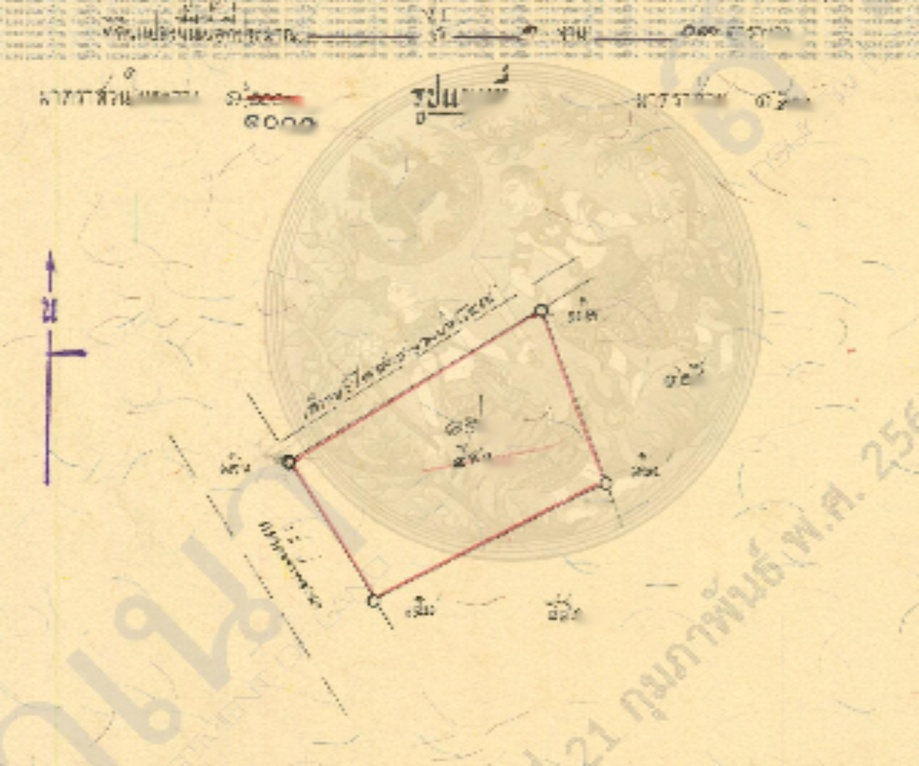
#> input picture research_results/text_removal/east_results/02-19.jpg, 919 x 766 px, shrunk from 3000 x 2502 before the run; its folder holds 4 pictures in this run
$ python cv_after_od.py
#> lines starting #> are read from the running program, lines starting #| are printed output that depends on the picture
import os
import cv2
import pytesseract
from pytesseract import Output
import numpy as np

input_folder = os.path.join(os.path.dirname(os.path.abspath(
    __file__)), '..', 'research_results', 'text_removal', 'east_results')

output_folder = os.path.join(os.path.dirname(os.path.abspath(
    __file__)), '..', 'research_results', 'cv_od', 'test1')

# Ensure the output folder exists
if not os.path.exists(output_folder):
    os.makedirs(output_folder)

# Function to process each image


def process_image(image_path, output_folder):
#> called with output_folder = 'cv/../research_results/cv_od/test1'
    try:
        # Load image
        image_name = os.path.basename(image_path).split('.')[0]
        image = cv2.imread(image_path)
#> image is the input picture: shape (766, 919, 3); mean B, G, R 176, 220.3, 240.6

        # Convert to grayscale
        gray = cv2.cvtColor(image, cv2.COLOR_BGR2GRAY)
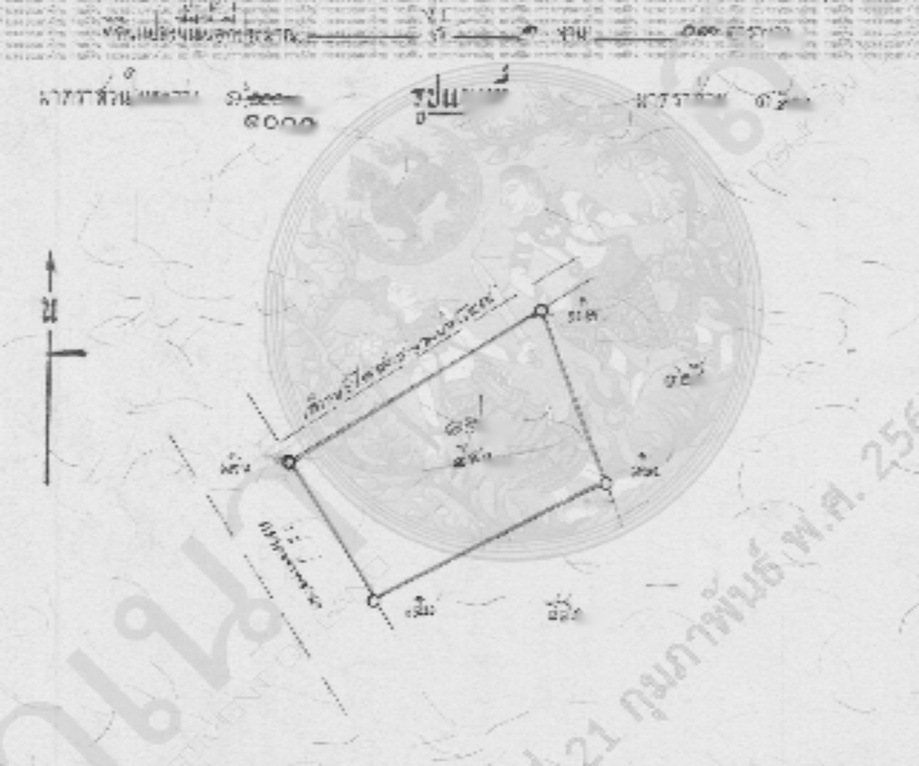
#> gray: shape (766, 919); min 45, max 239, mean 221.3

        # Step 1: Increase brightness to fade text
        bright = cv2.add(gray, 150)  # Increase brightness
        blurred = cv2.GaussianBlur(bright, (5, 5), 0)

        # Step 2: OCR Text Detection
        d = pytesseract.image_to_data(blurred, output_type=Output.DICT)

        # Step 3: Mask text regions with stronger intensity
        mask = np.ones_like(gray) * 255  # Start with white canvas

        for i in range(len(d['text'])):
            if int(d['conf'][i]) > 30 and len(d['text'][i].strip()) > 1:
                x, y, w, h = d['left'][i], d['top'][i], d['width'][i], d['height'][i]

                # Increase the area of masking for stronger effect
                cv2.rectangle(blurred, (x - 5, y - 5),
                              (x + w + 5, y + h + 5), 255, -1)  # Enlarged mask

        # Optional: further blur small text artifacts
        cleaned = cv2.medianBlur(blurred, 5)

        # Step 4: Edge detection
        edges = cv2.Canny(cleaned, 30, 100)

        # Step 5: Contour detection
        contours, _ = cv2.findContours(
            edges, cv2.RETR_EXTERNAL, cv2.CHAIN_APPROX_SIMPLE)

        # Draw only large contours (filter out small text noise)
        output = image.copy()
        for cnt in contours:
            area = cv2.contourArea(cnt)
            if area > 100:  # Adjust this threshold as needed
                cv2.drawContours(output, [cnt], -1, (0, 255, 0), 2)

        # Save the output image with contours
        output_name = os.path.join(output_folder, f"polygon_{image_name}.jpg")
        cv2.imwrite(output_name, output)

        print(f"Processed and saved result for: {image_path}")

    except Exception as e:
        print(f"Error processing {image_path}: {e}")


# Loop through all files in the input folder and process the images
for filename in os.listdir(input_folder):
    if filename.endswith(('.png', '.jpg', '.jpeg')):  # Process image files only
        image_path = os.path.join(input_folder, filename)
        process_image(image_path, output_folder)
#> pass 2 of the loop `for filename in os.listdir(input_folder):`:
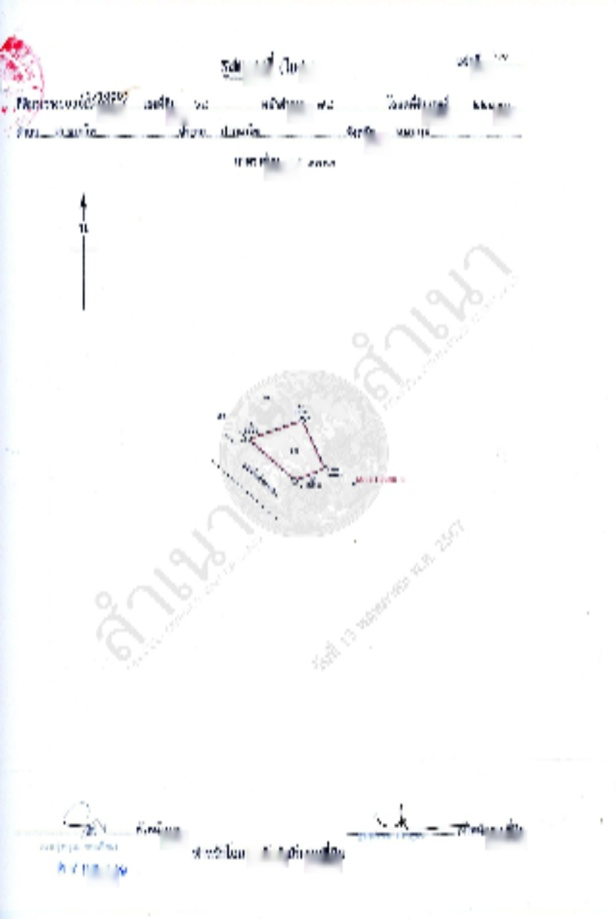
#> input picture research_results/text_removal/east_results/02-68.jpg, 616 x 919 px, shrunk from 2011 x 3000 before the run
#> in process_image, image is the input picture: shape (919, 616, 3); mean B, G, R 251.2, 250.8, 250.7
#> gray: shape (919, 616)
#> in process_image (call 2), `bright = cv2.add(gray, 150)`:
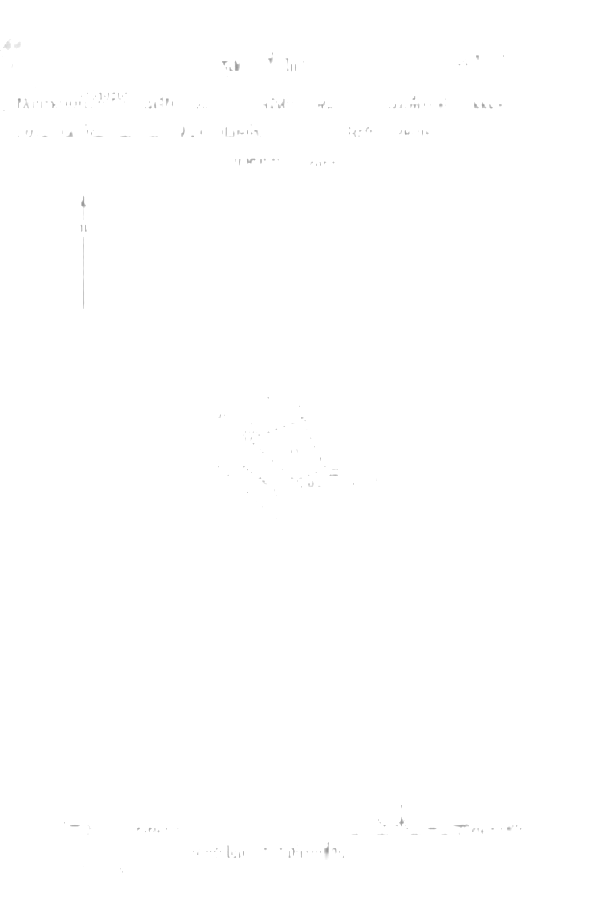
#> bright: shape (919, 616); min 151, max 255, mean 254.9
#> blurred: shape (919, 616)
#> pass 3 of the loop `for filename in os.listdir(input_folder):`:
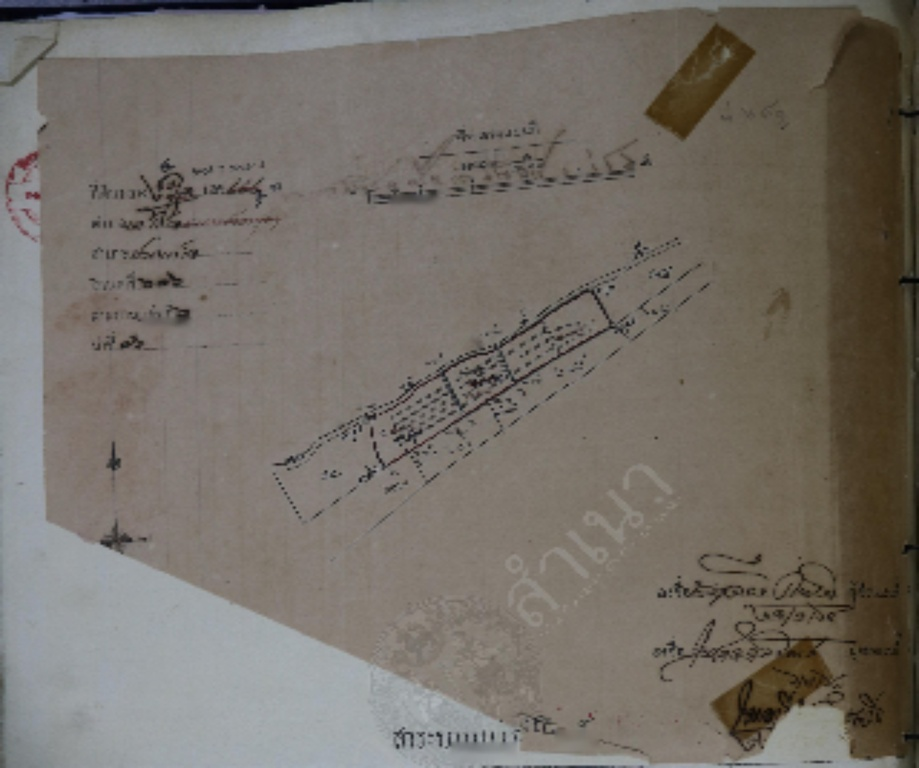
#> input picture research_results/text_removal/east_results/03-11.jpg, 919 x 768 px, shrunk from 3000 x 2507 before the run
#> in process_image, image is the input picture: shape (768, 919, 3); mean B, G, R 104.3, 111.7, 117.7
#> in process_image (call 3), `gray = cv2.cvtColor(image, cv2.COLOR_BGR2GRAY)`:
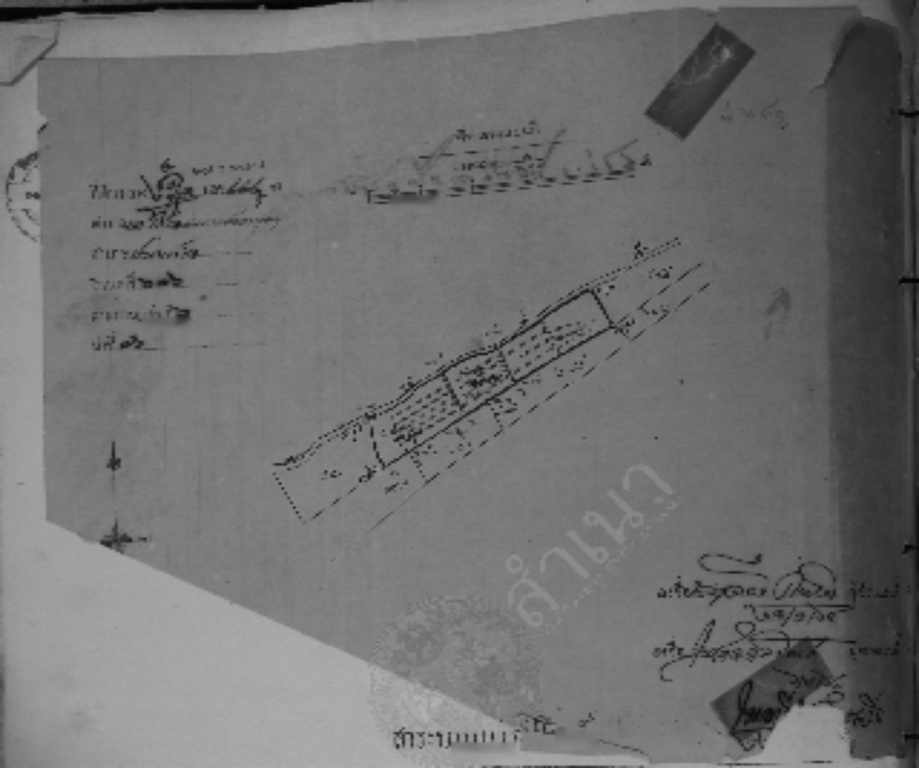
#> gray: shape (768, 919); min 3, max 180, mean 112.7
#> in process_image (call 3), `bright = cv2.add(gray, 150)`:
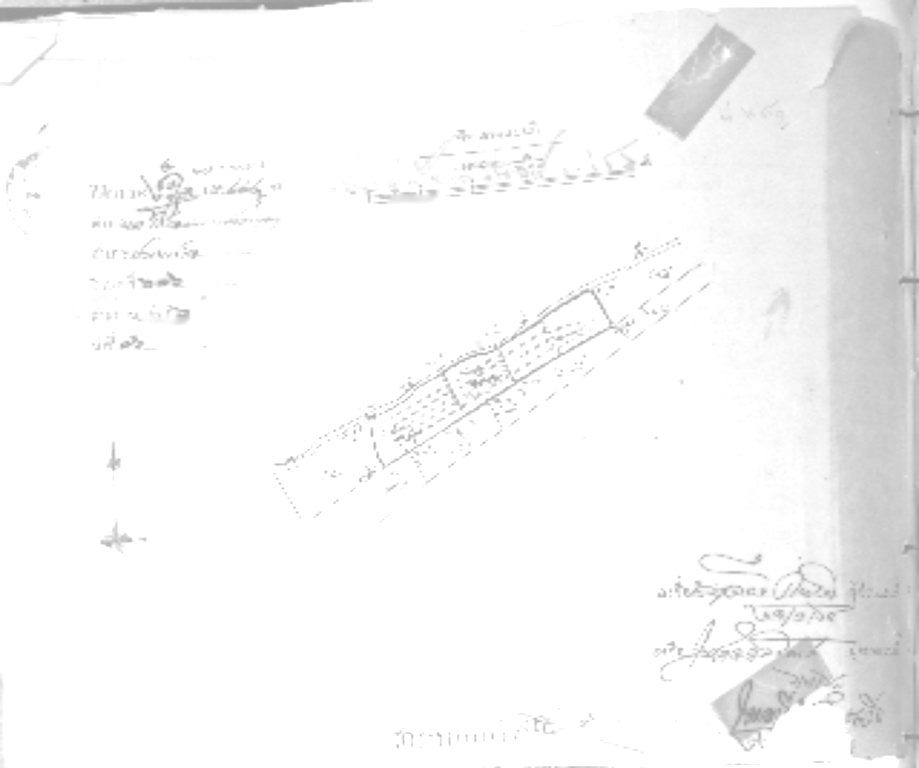
#> bright: shape (768, 919); min 153, max 255, mean 246.8
#> blurred: shape (768, 919)
#> the loop made 4 passes; the first 3 are shown
